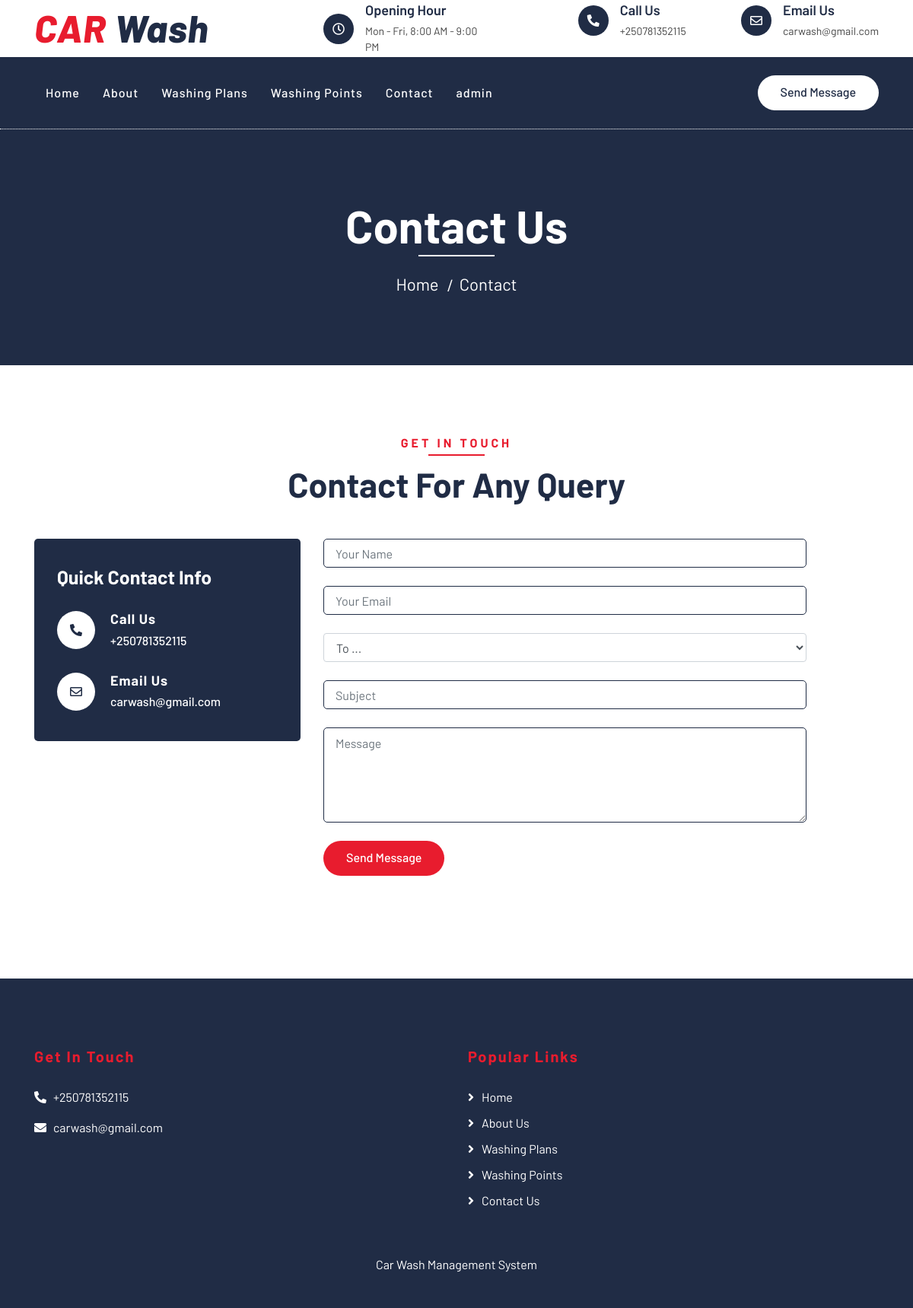
The page /contact.php on the database its author committed.
### tables this page shows
CREATE TABLE `tblpages` (
  `id` int(11) NOT NULL,
  `type` varchar(255) DEFAULT '',
  `detail` longtext DEFAULT NULL,
  `openignHrs` varchar(255) DEFAULT NULL,
  `phoneNumber` bigint(20) DEFAULT NULL,
  `emailId` varchar(120) DEFAULT NULL
);

### contact.php (the view, shortened to what this page needs)
<?php
include('includes/config.php');
?>
<!DOCTYPE html>
<html lang="en">
<head>
    <link href="https://stackpath.bootstrapcdn.com/bootstrap/4.4.1/css/bootstrap.min.css" rel="stylesheet">
    <link href="https://cdnjs.cloudflare.com/ajax/libs/font-awesome/5.10.0/css/all.min.css" rel="stylesheet">
    <link href="lib/flaticon/font/flaticon.css" rel="stylesheet">
    <link href="lib/animate/animate.min.css" rel="stylesheet">
    <link href="lib/owlcarousel/assets/owl.carousel.min.css" rel="stylesheet">
    <link href="css/style.css" rel="stylesheet">
</head>
<body>
    <?php include_once('includes/header.php'); ?>
    <div class="page-header">
        <div class="container">
            <div class="row">
                <div class="col-12">
                    <h2>Contact Us</h2>
                </div>
                <div class="col-12">
                    <a href="index.php">Home</a>
                    <a href="contact.php">Contact</a>
                </div>
            </div>
        </div>
    </div>
    <div class="contact">
        <div class="container">
            <div class="section-header text-center">
                <p>Get In Touch</p>
                <h2>Contact for any query</h2>
            </div>
            <div class="row">
                <?php
                $sql = "SELECT * from tblpages where type='contact'";
                $query = $dbh->prepare($sql);
                $query->execute();
                $results = $query->fetchAll(PDO::FETCH_OBJ);
                foreach ($results as $result) {
                ?>
                    <div class="col-md-4">
                        <div class="contact-info">
                            <h2>Quick Contact Info</h2>
                            <div class="contact-info-item">
                                <div class="contact-info-icon">
                                    <i class="fa fa-phone-alt"></i>
                                </div>
                                <div class="contact-info-text">
                                    <h3>Call Us</h3>
                                    <p>+<?php echo $result->phoneNumber; ?></p>
                                </div>
                            </div>
                            <div class="contact-info-item">
                                <div class="contact-info-icon">
                                    <i class="far fa-envelope"></i>
                                </div>
                                <div class="contact-info-text">
                                    <h3>Email Us</h3>
                                    <p><?php echo $result->emailId; ?></p>
                                </div>
                            </div>
                        </div>
                    </div>
                <?php } ?>
                <div class="col-md-7">
                    <div class="contact-form">
                        <form name="sentMessage" id="contactForm" method="post">
                            <div class="control-group">
                                <input type="text" class="form-control" id="name" placeholder="Your Name" required="required" name="name" /><br />
                            </div>
                            <div class="control-group">
                                <input type="email" class="form-control" id="email" placeholder="Your Email" name="email" required="required" /> <br />
                            </div>
                            <div class="control-group">
                                <select name="to" id="to" class="form-control" required="required">
                                    <option value="">To ...</option>
                                </select> <br />
                            </div>
                            <div class="control-group">
                                <input type="text" class="form-control" id="subject" placeholder="Subject" required="required" name="subject" /> <br />
                            </div>
                            <div class="control-group">
                                <textarea class="form-control" id="message" placeholder="Message" required="required" name="message"></textarea><br />
                            </div>
                            <div>
                                <button class="btn btn-custom" type="submit" id="sendMessageButton" name="submit">Send Message</button>
                            </div>
                        </form>
                    </div>
                </div>
            </div>
        </div>
    </div>
    <?php include_once('includes/footer.php'); ?>
</body>
</html>

### includes/header.php (shortened to what this page needs)
<div class="top-bar">
    <div class="container">
        <div class="row align-items-center">
            <div class="col-lg-4 col-md-12">
                <div class="logo">
                    <a href="index.php">
                        <h1>CAR <span>Wash</span></h1>
                    </a>
                </div>
            </div>
            <?php
            $sql = "SELECT * from tblpages where type='contact'";
            $query = $dbh->prepare($sql);
            $query->execute();
            $results = $query->fetchAll(PDO::FETCH_OBJ);
            foreach ($results as $result) {
            ?>
                <div class="col-lg-8 col-md-7 d-none d-lg-block">
                    <div class="row">
                        <div class="col-4">
                            <div class="top-bar-item">
                                <div class="top-bar-icon">
                                    <i class="far fa-clock"></i>
                                </div>
                                <div class="top-bar-text">
                                    <h3>Opening Hour</h3>
                                    <p><?php echo $result->openignHrs; ?></p>
                                </div>
                            </div>
                        </div>
                        <div class="col-4">
                            <div class="top-bar-item">
                                <div class="top-bar-icon">
                                    <i class="fa fa-phone-alt"></i>
                                </div>
                                <div class="top-bar-text">
                                    <h3>Call Us</h3>
                                    <p>+<?php echo $result->phoneNumber; ?></p>
                                </div>
                            </div>
                        </div>
                        <div class="col-4">
                            <div class="top-bar-item">
                                <div class="top-bar-icon">
                                    <i class="far fa-envelope"></i>
                                </div>
                                <div class="top-bar-text">
                                    <h3>Email Us</h3>
                                    <p><?php echo $result->emailId; ?></p>
                                </div>
                            </div>
                        </div>
                    </div>
                </div>
            <?php } ?>
        </div>
    </div>
</div>
<div class="nav-bar">
    <div class="container">
        <nav class="navbar navbar-expand-lg bg-dark navbar-dark">
            <div class="collapse navbar-collapse justify-content-between" id="navbarCollapse">
                <div class="navbar-nav mr-auto">
                    <a href="index.php" class="nav-item nav-link ">Home</a>
                    <a href="about.php" class="nav-item nav-link">About</a>
                    <a href="washing-plans.php" class="nav-item nav-link">Washing Plans</a>
                    <a href="location.php" class="nav-item nav-link">Washing Points</a>
                    <a href="contact.php" class="nav-item nav-link">Contact</a>
                    <a href="admin" class="nav-item nav-link">admin</a>
                </div>
                <div class="ml-auto">
                    <a class="btn btn-custom" href="contact.php">Send Message</a>
                </div>
            </div>
        </nav>
    </div>
</div>

### includes/footer.php (shortened to what this page needs)
<div class="footer">
    <div class="container">
        <div class="row">
            <div class="col-lg-6 col-md-6">
                <div class="footer-contact">
                    <h2>Get In Touch</h2>
                    <?php
                    $sql = "SELECT * from tblpages where type='contact'";
                    $query = $dbh->prepare($sql);
                    $query->execute();
                    $results = $query->fetchAll(PDO::FETCH_OBJ);
                    foreach ($results as $result) {
                    ?>
                        <p><i class="fa fa-phone-alt"></i>+<?php echo $result->phoneNumber; ?></p>
                        <p><i class="fa fa-envelope"></i><?php echo $result->emailId; ?></p>
                    <?php } ?>
                </div>
            </div>
            <div class="col-lg-5 col-md-6">
                <div class="footer-link">
                    <h2>Popular Links</h2>
                    <a href="index.php">Home</a>
                    <a href="about.php">About Us</a>
                    <a href="washing-plans.php">Washing Plans</a>
                    <a href="location.php">Washing Points</a>
                    <a href="contact.php">Contact Us</a>
                </div>
            </div>
        </div>
    </div>
    <div class="container copyright">
        <p>Car Wash Management System</p>
    </div>
</div>

### rows shown on the page
tblpages: openignHrs "Mon - Fri, 8:00 AM - 9:00 PM", phoneNumber "250781352115", emailId "carwash@gmail.com"
